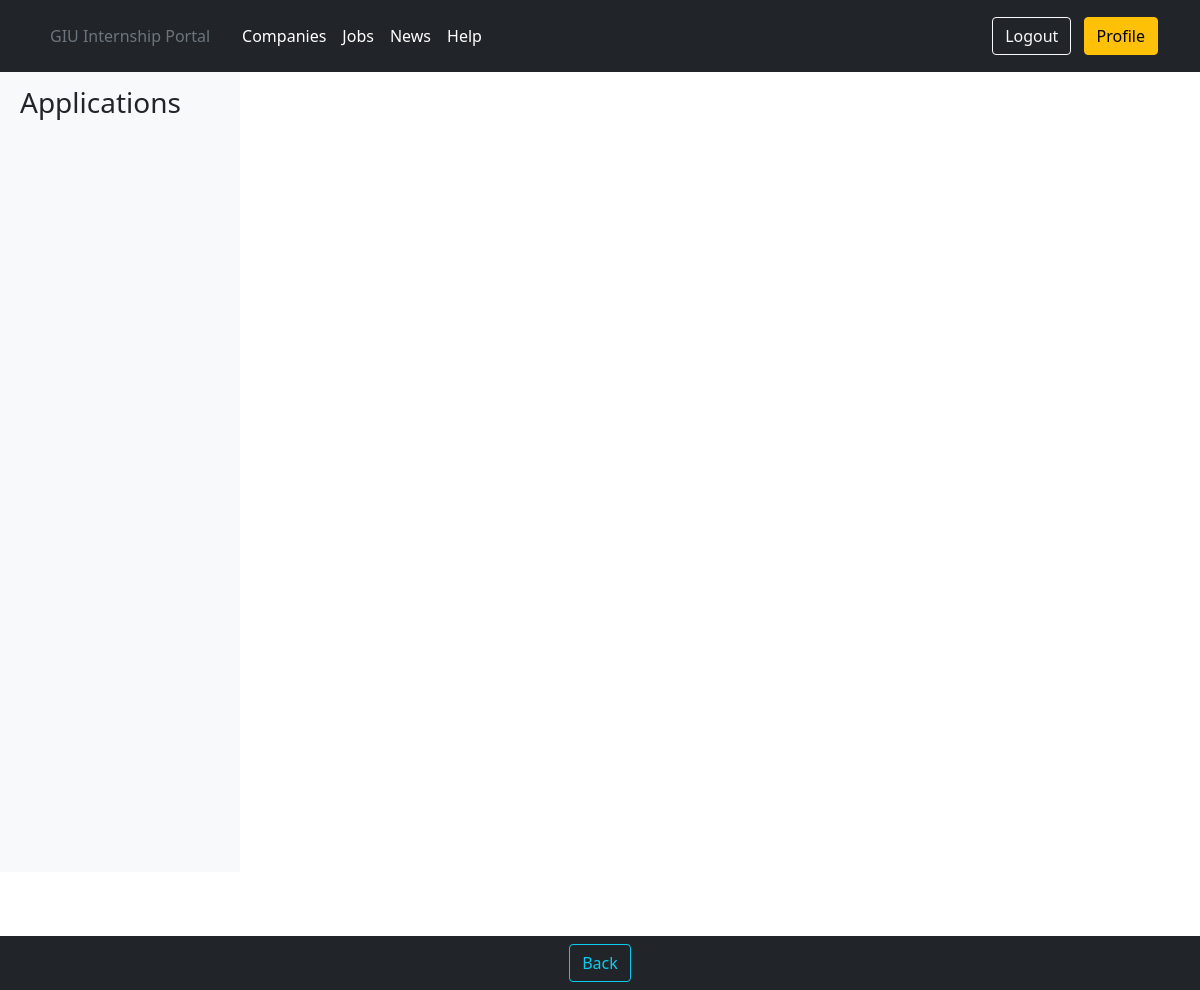
/users/student/42/student_portal/applications/ (signed in), run on an earlier commit of the app's database.
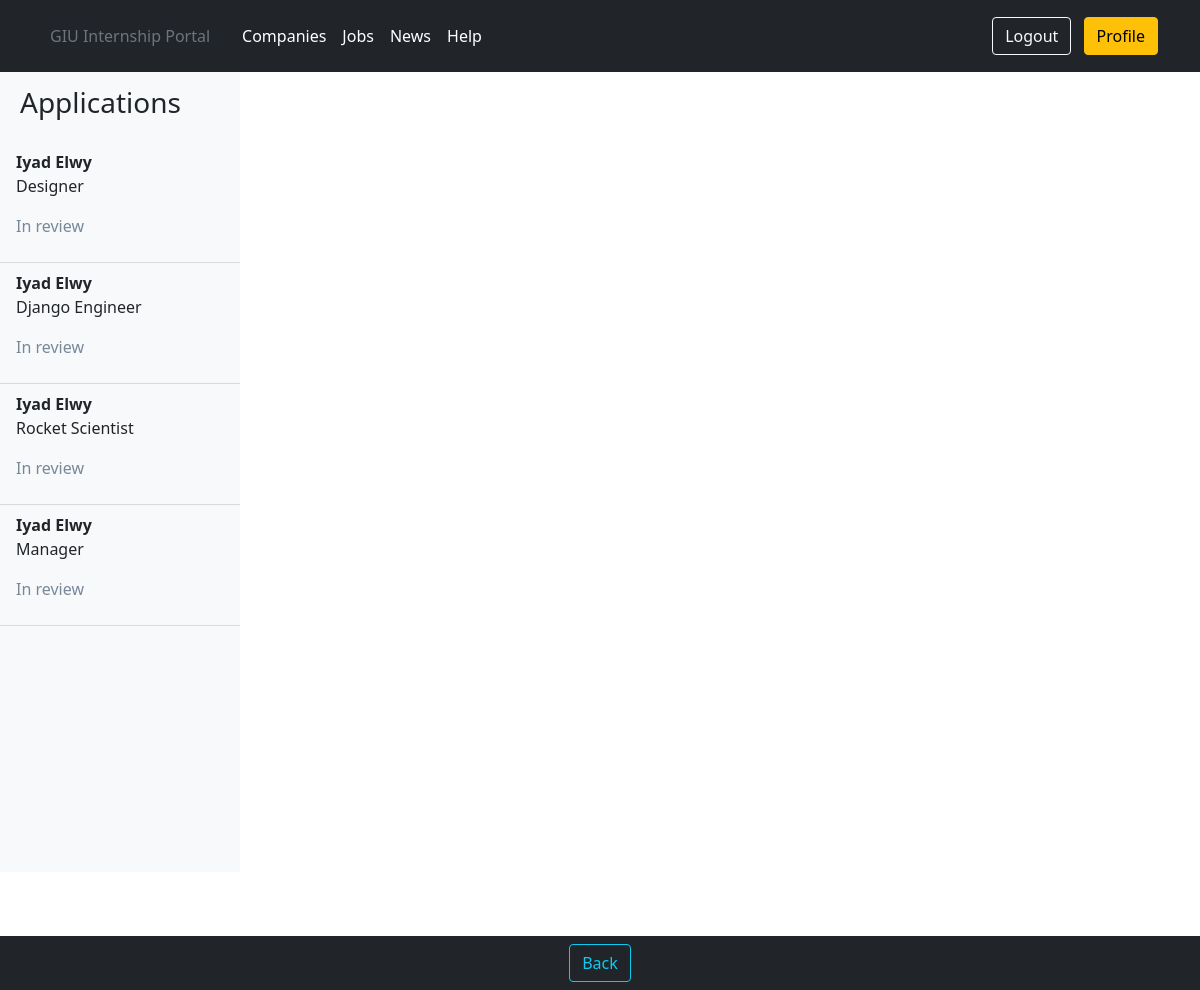
And on a later commit of the database.
### portal/models.py (models this page shows, shortened)
class Application(models.Model):
    application_id = models.AutoField(primary_key=True)
    student_id = models.ForeignKey(user_models.Student, on_delete=models.CASCADE)
    job_id = models.ForeignKey(Job, on_delete=models.CASCADE)
    application_status = models.CharField(max_length=20, default='In review', blank=True)
    visibility_for_employer = models.BooleanField(default=False, blank=True)
    application_date = models.DateField(default=datetime.datetime.today(), blank=True)
    has_ended = models.BooleanField(default=False, blank=True)
    has_started = models.BooleanField(default=False, blank=True)
    confirm = models.BooleanField(default=False, blank=True)
    class Meta:
        unique_together = (('student_id', 'job_id'),)

class Job(models.Model):
    fac_choices = (
        ('Engineering', 'Engineering'),
        ('Computer Science', 'Computer Science'),
        ('Business', 'Business'),
        ('Design', 'Design'),
        ('Architecture', 'Architecture'),
        ('Biotechnology', 'Biotechnology'),
        ('Pharmaceutical', 'Pharmaceutical')
    )
    sem_choices = (
        (1, 1),
        (2, 2),
        (3, 3),
        (4, 4),
        (5, 5),
        (6, 6),
        (7, 7),
        (8, 8),
        (9, 9),
        (10, 10),
        (11, 11),
        (12, 12),
    )
    job_id = models.AutoField(primary_key=True)
    title = models.CharField(max_length=30)
    job_description = models.TextField(max_length=1000)
    department = models.CharField(max_length=20)
    job_start_date = models.DateField()
    job_end_date = models.DateField()
    application_deadline = models.DateField()
    num_of_available_internships = models.PositiveIntegerField()
    salary_range = models.CharField(max_length=20)
    qualifications = models.TextField(max_length=500)
    job_location = models.CharField(max_length=20)
    application_link = models.CharField(max_length=50, null=True, blank=True)
    application_email = models.CharField(max_length=50, null=True, blank=True)
    job_type = models.CharField(max_length=30)
    employer_id = models.ForeignKey(user_models.Employer, on_delete=models.CASCADE)
    allowed_faculties = models.TextField(max_length=300, choices=fac_choices)
    required_semesters = models.CharField(max_length=20, choices=sem_choices)
    aa_id = models.ForeignKey(user_models.AcademicAdvisor, null=True, blank=True, on_delete=models.DO_NOTHING)
    visibility_fac_rep = models.BooleanField(default=False, blank=True)
    visibility_admin = models.BooleanField(default=False, blank=True, verbose_name='Visibility')
    active_student = models.OneToOneField(user_models.Student, null=True, blank=True, on_delete=models.DO_NOTHING)
    post_is_up = models.BooleanField(default=True, verbose_name='Visible')

### users/models.py (models this page shows, shortened)
class Student(models.Model):
    sem_choices = (
        (1, 1),
        (2, 2),
        (3, 3),
        (4, 4),
        (5, 5),
        (6, 6),
        (7, 7),
        (8, 8),
        (9, 9),
        (10, 10),
        (11, 11),
        (12, 12),
    )
    fac_choices = (
        ('Engineering', 'Engineering'),
        ('Computer Science', 'Computer Science'),
        ('Business', 'Business'),
        ('Design', 'Design'),
        ('Architecture', 'Architecture'),
        ('Biotechnology', 'Biotechnology'),
        ('Pharmaceutical', 'Pharmaceutical')
    )
    user = models.OneToOneField(User, on_delete=models.CASCADE, primary_key=True)
    middle_name = models.CharField(max_length=20)
    student_university_id = models.PositiveIntegerField()
    birthdate = models.DateField()
    semester = models.IntegerField(choices=sem_choices)
    faculty = models.CharField(max_length=20, choices=fac_choices)
    major = models.CharField(max_length=20)
    gpa = models.DecimalField(decimal_places=2, max_digits=3)
    student_address = models.CharField(max_length=10)
    has_cv = models.BooleanField(default=False, blank=True)
    cover_letter = models.TextField(max_length=1000, default='', blank=True)

class User(AbstractUser):
    is_student = models.BooleanField(default=False)
    is_employer = models.BooleanField(default=False)
    is_admin = models.BooleanField(default=False)
    is_faculty_representative = models.BooleanField(default=False)
    is_academic_advisor = models.BooleanField(default=False)
    is_career_office_coordinator = models.BooleanField(default=False)

### portal/views.py (the view)
# urls.py: path('applications/', views.StudentShowApplications.as_view(), name='student_show_applications'),
class StudentShowApplications(LoginRequiredMixin, UserPassesTestMixin, ListView):
    model = Application
    template_name = 'portal/student_views_all_applications.html'
    context_object_name = 'student_views_all_applications'
    login_url = 'login'
    def test_func(self):
        return self.request.user.is_student

### templates/portal/student_views_all_applications.html (shortened to what this page needs)
{% extends 'userprofiles/student_profile.html' %}
{% load static %}
{% block navitems %}
    <button onclick="history.back()" class="btn btn-outline-info ml-2" type="button">Back</button>
{% endblock navitems %}
{% block header_block %}
    <link rel="stylesheet" href="{% static 'css/employerViewsApplications.css' %}">
{% endblock header_block %}
{% block profile_body %}
    <div class="d-flex" id="wrapper">
        <div class="bg-light border-right vh-100" id="sidebar-wrapper">
            <div class="sidebar-heading">
                <strong><h3>Applications</h3></strong>
            </div>
            <div class="list-group list-group-flush overflow-auto h-100">
                {% for application in student_views_all_applications %}
                    {% if application.has_ended == False and application.has_started == False and application.student_id.user == user %}
                        <a href="#" id="application-sidebar-item" class="list-group-item
                    list-group-item-action
                    bg-light side_item">
                            <strong>{{ application.student_id.user.first_name }} {{ application.student_id.user.last_name }}</strong>
                            <p>{{ application.job_id.title }}</p>
                            {% if  application.application_status == 'In review' %}
                                <p style="color: lightslategrey">{{ application.application_status }}</p>
                            {% elif application.application_status == 'Rejected' %}
                                <p style="color: darkred">{{ application.application_status }}</p>
                            {% else %}
                                <p style="color: green">{{ application.application_status }}</p>
                            {% endif %}
                        </a>
                    {% endif %}
                {% endfor %}
                <br>
            </div>
            <br>
            <br>
        </div>
        <br>
    </div>
{% endblock profile_body %}

### templates/userprofiles/student_profile.html (shortened to what this page needs)
{% extends 'userprofiles/profile_base.html' %}
{% load static %}

### templates/userprofiles/profile_base.html (shortened to what this page needs)
{% extends 'base.html' %}
{% block body_content %}
    {% block profile_body %}
    {% endblock profile_body %}
    <nav class="navbar fixed-bottom navbar-expand-lg navbar-dark bg-dark" aria-label="Tenth navbar example">
        <div class="container-fluid">
            <div class="collapse navbar-collapse justify-content-md-center" id="navbarsExample08">
                <ul class="navbar-nav">
                    {% block navitems %}
                    {% endblock navitems %}
                </ul>
            </div>
        </div>
    </nav>
{% endblock body_content %}

### templates/base.html (shortened to what this page needs)
{% load static %}
<!DOCTYPE html>
<html>
<head>
    <link href="{% static 'bootstrap/css/bootstrap.css' %}" rel="stylesheet">
    <link href="{% static 'css/base.css' %}" rel="stylesheet">
    {% block header_block %}
    {% endblock header_block %}
</head>
<body>
<main class="m-scene" id="main">
    <header class="p-3 bg-dark text-white">
        <div class="container">
            <div class="d-flex flex-wrap align-items-center justify-content-center justify-content-lg-start">
                <ul class="nav col-12 col-lg-auto me-lg-auto mb-2 justify-content-center mb-md-0">
                    <li><a href="{% url 'home' %}" class="nav-link px-2 text-secondary">GIU Internship Portal</a></li>
                    <li><a href="#" class="nav-link px-2 text-white"></a></li>
                    <li><a href="{% url 'allcompanies' %}" class="nav-link px-2 text-white">Companies</a></li>
                    <li><a href="{% url 'generic_job_view' %}" class="nav-link px-2 text-white">Jobs</a></li>
                    <li><a href="{% url 'article_list' %}" class="nav-link px-2 text-white">News</a></li>
                    <li><a href="{% url 'help' %}" class="nav-link px-2 text-white">Help</a></li>
                </ul>
                {% if user.is_authenticated %}
                    <div class="text-end">
                        <a href="{% url 'logout' %}" class="no_underline">
                            <button type="button" class="btn btn-outline-light me-2">Logout
                            </button>
                        </a>
                        {% if user.is_student %}
                            <a href="{% url 'student_profile' user.pk %}" class="no_underline">
                                <button type="button" class="btn btn-warning">Profile</button>
                            </a>
                        {% endif %}
                    </div>
                {% endif %}
            </div>
        </div>
    </header>
    {% block body_content %}
    {% endblock body_content %}
    <div class="container">
        <br>
    </div>
</main>
</body>
</html>

### static/css/base.css (style rules this page uses)
.no_underline { text-decoration: none !important }
.scene_element, .m-scene { animation-duration: 0.25s; transition-timing-function: ease-in; animation-fill-mode: both; }

### static/css/employerViewsApplications.css (style rules this page uses)
body { overflow-x: hidden; }
#sidebar-wrapper { min-height: 100vh; margin-left: -15rem; -webkit-transition: margin .25s ease-out; -moz-transition: margin .25s ease-out; -o-transition: margin .25s ease-out; transition: margin .25s ease-out; }
#sidebar-wrapper .sidebar-heading { padding: 0.875rem 1.25rem; font-size: 1.2rem; }
#sidebar-wrapper .list-group { width: 15rem; }
@media (min-width: 768px) { #sidebar-wrapper { margin-left: 0; } }

What changed in the data, as far as the page shows it:
added Application: student_id.user.first_name "Iyad", student_id.user.last_name "Elwy", job_id "Designer", application_status "In review"
added Application: student_id.user.first_name "Iyad", student_id.user.last_name "Elwy", job_id "Django Engineer", application_status "In review"
added Application: student_id.user.first_name "Iyad", student_id.user.last_name "Elwy", job_id "Rocket Scientist", application_status "In review"
added Application: student_id.user.first_name "Iyad", student_id.user.last_name "Elwy", job_id "Manager", application_status "In review"
